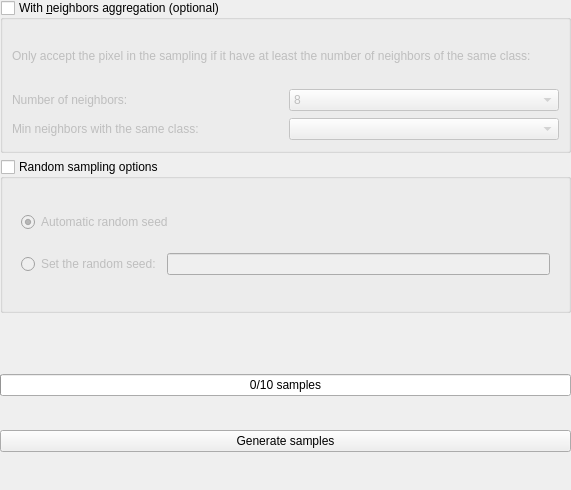
<?xml version="1.0" encoding="UTF-8"?>
<ui version="4.0">
 <class>Form</class>
 <widget class="QWidget" name="Form">
  <property name="geometry">
   <rect>
    <x>0</x>
    <y>0</y>
    <width>571</width>
    <height>490</height>
   </rect>
  </property>
  <property name="windowTitle">
   <string>Form</string>
  </property>
  <layout class="QVBoxLayout" name="verticalLayout">
   <property name="leftMargin">
    <number>0</number>
   </property>
   <property name="topMargin">
    <number>0</number>
   </property>
   <property name="rightMargin">
    <number>0</number>
   </property>
   <property name="bottomMargin">
    <number>0</number>
   </property>
   <item>
    <widget class="QGroupBox" name="QGBox_neighbour_aggregation">
     <property name="title">
      <string>With &amp;neighbors aggregation (optional)</string>
     </property>
     <property name="checkable">
      <bool>true</bool>
     </property>
     <property name="checked">
      <bool>false</bool>
     </property>
     <layout class="QVBoxLayout" name="verticalLayout_2">
      <item>
       <widget class="QWidget" name="widget_neighbour_aggregation" native="true">
        <layout class="QVBoxLayout" name="verticalLayout_3">
         <property name="leftMargin">
          <number>0</number>
         </property>
         <property name="topMargin">
          <number>0</number>
         </property>
         <property name="rightMargin">
          <number>0</number>
         </property>
         <property name="bottomMargin">
          <number>0</number>
         </property>
         <item>
          <widget class="QLabel" name="label">
           <property name="text">
            <string>Only accept the pixel in the sampling if it have at least the number of neighbors of the same class:</string>
           </property>
           <property name="alignment">
            <set>Qt::AlignJustify|Qt::AlignVCenter</set>
           </property>
           <property name="wordWrap">
            <bool>true</bool>
           </property>
          </widget>
         </item>
         <item>
          <widget class="QWidget" name="widget_2" native="true">
           <layout class="QGridLayout" name="gridLayout">
            <property name="leftMargin">
             <number>0</number>
            </property>
            <property name="topMargin">
             <number>0</number>
            </property>
            <property name="rightMargin">
             <number>0</number>
            </property>
            <property name="bottomMargin">
             <number>0</number>
            </property>
            <item row="0" column="1">
             <widget class="QComboBox" name="QCBox_NumberOfNeighbors">
              <item>
               <property name="text">
                <string>8</string>
               </property>
              </item>
              <item>
               <property name="text">
                <string>24</string>
               </property>
              </item>
              <item>
               <property name="text">
                <string>48</string>
               </property>
              </item>
             </widget>
            </item>
            <item row="0" column="0">
             <widget class="QLabel" name="label_16">
              <property name="text">
               <string>Number of neighbors:</string>
              </property>
             </widget>
            </item>
            <item row="1" column="0">
             <widget class="QLabel" name="label_2">
              <property name="text">
               <string>Min neighbors with the same class:</string>
              </property>
             </widget>
            </item>
            <item row="1" column="1">
             <widget class="QComboBox" name="QCBox_SameClassOfNeighbors"/>
            </item>
           </layout>
          </widget>
         </item>
        </layout>
       </widget>
      </item>
     </layout>
    </widget>
   </item>
   <item>
    <widget class="QGroupBox" name="QGBox_random_sampling_options">
     <property name="title">
      <string>Random sampling options</string>
     </property>
     <property name="checkable">
      <bool>true</bool>
     </property>
     <property name="checked">
      <bool>false</bool>
     </property>
     <layout class="QVBoxLayout" name="verticalLayout_8">
      <item>
       <widget class="QWidget" name="widget_random_sampling_options" native="true">
        <layout class="QGridLayout" name="gridLayout_3">
         <item row="1" column="0">
          <widget class="QRadioButton" name="with_random_seed_by_user">
           <property name="text">
            <string>Set the random seed:</string>
           </property>
          </widget>
         </item>
         <item row="1" column="1">
          <widget class="QLineEdit" name="random_seed_by_user">
           <property name="toolTip">
            <string>&lt;html&gt;&lt;head/&gt;&lt;body&gt;&lt;p&gt;Set the seed random number as an integer value. It is possible to use strings, bytes, or bytearray but all of them get converted to an int and all of its bits are used.&lt;/p&gt;&lt;/body&gt;&lt;/html&gt;</string>
           </property>
          </widget>
         </item>
         <item row="0" column="0" colspan="2">
          <widget class="QRadioButton" name="automatic_random_seed">
           <property name="text">
            <string>Automatic random seed</string>
           </property>
           <property name="checked">
            <bool>true</bool>
           </property>
          </widget>
         </item>
        </layout>
       </widget>
      </item>
     </layout>
    </widget>
   </item>
   <item>
    <spacer name="verticalSpacer">
     <property name="orientation">
      <enum>Qt::Vertical</enum>
     </property>
     <property name="sizeType">
      <enum>QSizePolicy::Fixed</enum>
     </property>
     <property name="sizeHint" stdset="0">
      <size>
       <width>20</width>
       <height>18</height>
      </size>
     </property>
    </spacer>
   </item>
   <item>
    <widget class="QWidget" name="widget_Generation" native="true">
     <layout class="QVBoxLayout" name="verticalLayout_7">
      <property name="leftMargin">
       <number>0</number>
      </property>
      <property name="rightMargin">
       <number>0</number>
      </property>
      <item>
       <widget class="QProgressBar" name="QPBar_GenerateSamples">
        <property name="enabled">
         <bool>true</bool>
        </property>
        <property name="maximum">
         <number>10</number>
        </property>
        <property name="value">
         <number>0</number>
        </property>
        <property name="format">
         <string>%v/%m samples</string>
        </property>
       </widget>
      </item>
      <item>
       <widget class="QPushButton" name="QPBtn_GenerateSamples">
        <property name="text">
         <string>Generate samples</string>
        </property>
       </widget>
      </item>
     </layout>
    </widget>
   </item>
  </layout>
 </widget>
 <resources/>
 <connections>
  <connection>
   <sender>QGBox_neighbour_aggregation</sender>
   <signal>clicked(bool)</signal>
   <receiver>widget_neighbour_aggregation</receiver>
   <slot>setVisible(bool)</slot>
   <hints>
    <hint type="sourcelabel">
     <x>57</x>
     <y>12</y>
    </hint>
    <hint type="destinationlabel">
     <x>14</x>
     <y>77</y>
    </hint>
   </hints>
  </connection>
  <connection>
   <sender>QGBox_random_sampling_options</sender>
   <signal>clicked(bool)</signal>
   <receiver>widget_random_sampling_options</receiver>
   <slot>setVisible(bool)</slot>
   <hints>
    <hint type="sourcelabel">
     <x>298</x>
     <y>632</y>
    </hint>
    <hint type="destinationlabel">
     <x>312</x>
     <y>659</y>
    </hint>
   </hints>
  </connection>
  <connection>
   <sender>random_seed_by_user</sender>
   <signal>textEdited(QString)</signal>
   <receiver>with_random_seed_by_user</receiver>
   <slot>toggle()</slot>
   <hints>
    <hint type="sourcelabel">
     <x>345</x>
     <y>729</y>
    </hint>
    <hint type="destinationlabel">
     <x>274</x>
     <y>739</y>
    </hint>
   </hints>
  </connection>
 </connections>
</ui>
